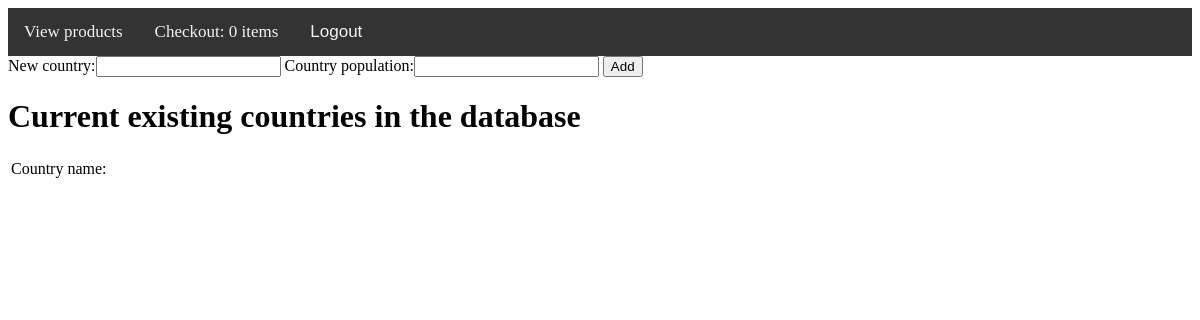
Before: /addCountry.php (signed in) with the older database file.
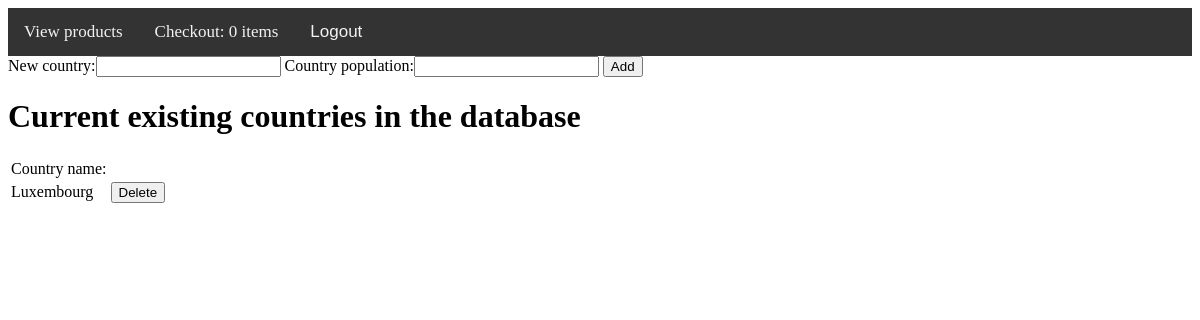
After: the same page with the newer database file.
### tables this page shows
CREATE TABLE COUNTRIES (
    C_ID int not null AUTO_INCREMENT,
    C_Name varchar(50) UNIQUE,
    C_Population int,
    primary key (C_ID)
);

### addCountry.php (the view, shortened to what this page needs)
<?php
    include_once "navBar.php";
    include_once "dbConnect.php";
    if($_SESSION["isUserLoggedIn"]){
        ?>
        <!DOCTYPE html>
            <html>
                <head>
                    <link rel='stylesheet' type='text/css' media='screen' href=''>
                </head>
                <body>
                    <form method="POST">
                        New country:<input name="newCountry">
                        Country population:<input name="newPopulation">
                        <input type="submit" value="Add">
                    </form>
                    <h1>Current existing countries in the database</h1>
                    <table>
                        <tr>
                            <td>Country name:</td>
                        </tr>
                        <?php
                            $sqlSelect = $connection->prepare("SELECT * from countries");
                            $selectExe = $sqlSelect->execute();
                            if($selectExe){
                                $result = $sqlSelect->get_result();
                                while($row=$result->fetch_assoc()){
                                    ?>
                                    <tr>
                                        <td><?=$row["C_Name"]?></td>
                                        <td>
                                            <form method="post">
                                                <input type="submit" value="Delete">
                                            </form>
                                        </td>
                                    </tr>
                                    <?php
                                }
                            } else {
                                echo "Something went wrong when selecting data";
                            }
                        ?>
                    </table>
                </body>
            </html>
        <?php
    } else {
        die("ACCESS UNAUTHORIZED: Please log in first.");
    }
?>

### navBar.php (shortened to what this page needs)
<!DOCTYPE html>
 <html>
 <head>
 </head>
 <body>
   <?php
      $pages = array();
      if(!$_SESSION['isUserLoggedIn']) {
         $pages["signup.php"] = "Signup";
         $pages["login.php"] = "Login";
      } else {
         switch($_SESSION['role']) {
            case 'user':
               $pages["viewProducts.php"] = "View products";
               $pages["shoppingCart.php"] = "Checkout: ".sizeof($_SESSION["shoppingCart"])." items";
               break;
         }
      }
   ?>
   <div class="topnav">
      <?php foreach($pages as $url=>$title){?>
         <a href="<?=$url?>">
            <?=$title?>
         </a>
      <?php }?>
      <?php if($_SESSION["isUserLoggedIn"]){?>
      <form method="POST">
         <input class="topnav" type="submit" value="Logout" name="logout">
      </form>
      <?php }?>
   </div>
 </body>
 </html>

### navBar.php (style rules this page uses)
.topnav { background-color: #333; overflow: hidden; }
.topnav a { float: left; color: #f2f2f2; text-align: center; padding: 14px 16px; text-decoration: none; font-size: 17px; }
.topnav input { float: right; border: none; float: left; color: #f2f2f2; text-align: center; padding: 14px 16px; text-decoration: none; font-size: 17px; }

Changed rows visible on the page:
added countries: C_Name "Luxembourg"
